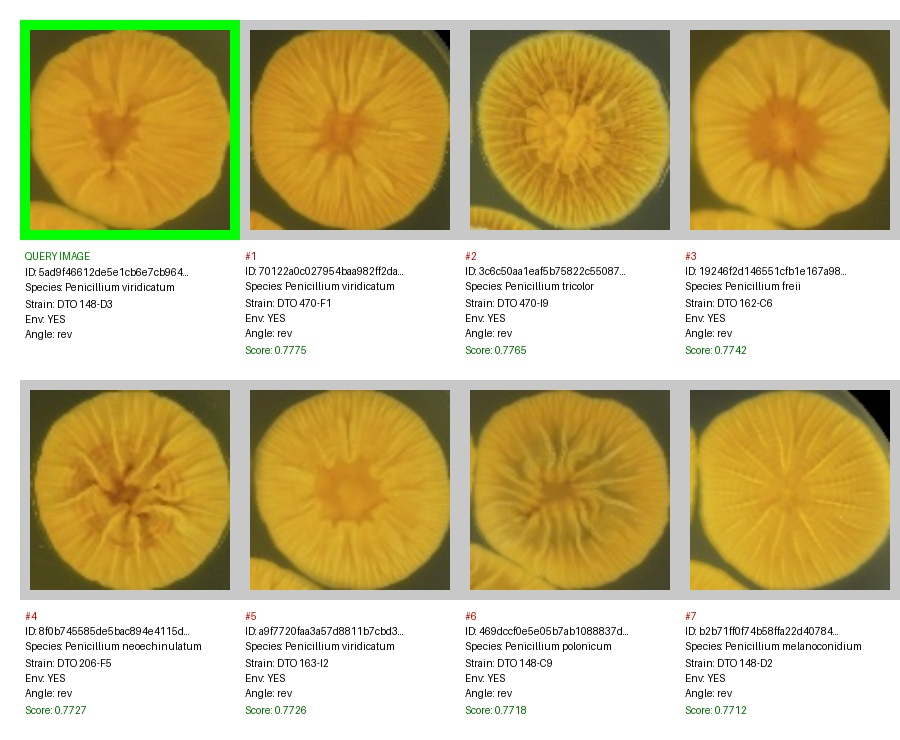
#> input picture examples/5ad9f46612de5e1cb6e7cb9643f060f2_hog.jpg, 900 x 740 px, given in place of 5ad9f46612de5e1cb6e7cb9643f060f2.jpg, which was not available
$ python test_visualization.py
#> lines starting #> are read from the running program, lines starting #| are printed output that depends on the picture; pictures that were not available may be replaced by others from this repository, and a replacement may not be noted
### visualize_prediction.py
"""
Visualization functions for species prediction results.
Displays K nearest neighbors per environment in a grid layout.
"""
import os
import cv2
import numpy as np
from typing import Dict, List, Any, Optional, Tuple
from PIL import Image, ImageDraw, ImageFont


def generate_distinct_color(species_name: str, ground_truth: str) -> Tuple[int, int, int]:
    """
    Generate a distinct color for a species based on its name.
    Ground truth species always gets green.
    Other species get distinct colors from a predefined palette.

    Args:
        species_name: Name of the species
        ground_truth: Name of the ground truth species

    Returns:
        RGB color tuple (for BGR format, will be reversed when used)
    """
    if species_name == ground_truth:
        return (0, 255, 0)  # Green for ground truth

    # Predefined color palette (avoiding green for ground truth)
    # These are vibrant, distinct colors in RGB format
    COLOR_PALETTE = [
        (255, 0, 0),      # Red
        (0, 0, 255),      # Blue
        (255, 165, 0),    # Orange
        (148, 0, 211),    # Purple
        (255, 20, 147),   # Deep Pink
        (0, 191, 255),    # Deep Sky Blue
        (255, 215, 0),    # Gold
        (220, 20, 60),    # Crimson
        (138, 43, 226),   # Blue Violet
        (255, 105, 180),  # Hot Pink
        (70, 130, 180),   # Steel Blue
        (255, 69, 0),     # Red Orange
        (186, 85, 211),   # Medium Orchid
        (30, 144, 255),   # Dodger Blue
        (255, 140, 0),    # Dark Orange
    ]

    # Use hash to consistently assign the same color to the same species
    hash_val = abs(hash(species_name))
    color_index = hash_val % len(COLOR_PALETTE)

    return COLOR_PALETTE[color_index]


def visualize_prediction_by_environment(
    prediction_result: Dict[str, Any],
    segmented_image_dir: str,
    output_path: str,
    k: int = 7,
    thumbnail_size: Tuple[int, int] = (150, 150),
    text_color: Tuple[int, int, int] = (0, 0, 0),
    bg_color: Tuple[int, int, int] = (255, 255, 255),
    border_width: int = 8
) -> None:
    """
    Create a visualization showing query images and their K nearest neighbors per environment.

    Layout:
    - Title section with metadata (ground truth, predicted species, strategy info)
    - Grid layout: Each row represents one environment
    - First column: Query image from that environment
    - Columns 2-(k+1): K nearest neighbors for that query
    - Green borders: Ground truth species matches
    - Red borders: False predictions

    Args:
        prediction_result: Result dictionary from predict_segment_group()
        segmented_image_dir: Directory containing segmented images
        output_path: Path to save the output visualization
        k: Number of nearest neighbors to display per query (default: 7)
        thumbnail_size: Size to resize each image to (width, height)
        text_color: RGB color for text
        bg_color: RGB color for background
        border_width: Width of colored border around images
    """
#> called with segmented_image_dir = './examples', output_path = './test_visualization.jpg', k = 7, thumbnail_size = (150, 150), text_color = (0, 0, 0), bg_color = (255, 255, 255), border_width = 8
    # Extract metadata from prediction result
    ground_truth = prediction_result['ground_truth']
    predicted_specy = prediction_result['predicted_specy']
    is_correct = prediction_result['correct']
    confidence = prediction_result['predicted_confidence']
    feature_extractor = prediction_result['feature_extractor']
    aggregation_strategy = prediction_result['strategy'].upper()
    raw_results = prediction_result['raw_results']
    aggregated_results = prediction_result.get('aggregated_results', [])

    # Create a species-to-rank mapping for quick lookup
    species_rank_map = {}
    for rank, agg_result in enumerate(aggregated_results, start=1):
        specy = agg_result.get('specy', agg_result.get('species', 'unknown'))
        species_rank_map[specy] = rank

    # Determine environment strategy
    env_filter = prediction_result.get('environment')
    if env_filter is None:
        env_strategy = "E1 (Same Environment)"
    elif env_filter.lower() == "all":
        env_strategy = "E2 (All Environments)"
    else:
        env_strategy = f"E3 ({env_filter})"

    # Sort raw_results by environment for consistent ordering
    raw_results_sorted = sorted(raw_results, key=lambda x: x.get('query_environment', ''))

    num_environments = len(raw_results_sorted)
    if num_environments == 0:
        raise ValueError("No raw results found in prediction_result")

    # Layout parameters
    img_width, img_height = thumbnail_size
    text_height = 90  # Height for text below each image (5 lines of text)
    header_height = 180  # Increased height for title section + ranking legend
    padding = 15
    row_spacing = 100  # Extra gap between rows to prevent overlap

    # Calculate canvas dimensions
    images_per_row = k + 1  # Query + K neighbors
    canvas_width = images_per_row * (img_width + padding) + padding
    canvas_height = (header_height +
                     num_environments * (img_height + text_height + padding + row_spacing) +
                     padding)

    # Create canvas
    canvas_bgr = np.full((canvas_height, canvas_width, 3), bg_color, dtype=np.uint8)
    canvas_pil = Image.fromarray(cv2.cvtColor(canvas_bgr, cv2.COLOR_BGR2RGB))
#> canvas_pil: PIL image 1335x1260 RGB; every value is 255
    draw = ImageDraw.Draw(canvas_pil)

    # Load fonts
    try:
        font_title = ImageFont.truetype("/usr/share/fonts/truetype/liberation/LiberationSans-Bold.ttf", 16)
        font_subtitle = ImageFont.truetype("/usr/share/fonts/truetype/liberation/LiberationSans-Bold.ttf", 13)
        font_normal = ImageFont.truetype("/usr/share/fonts/truetype/liberation/LiberationSans-Regular.ttf", 11)
        font_small = ImageFont.truetype("/usr/share/fonts/truetype/liberation/LiberationSans-Regular.ttf", 9)
    except:
        try:
            font_title = ImageFont.truetype("arial.ttf", 16)
            font_subtitle = ImageFont.truetype("arial.ttf", 13)
            font_normal = ImageFont.truetype("arial.ttf", 11)
            font_small = ImageFont.truetype("arial.ttf", 9)
        except:
            font_title = ImageFont.load_default()
            font_subtitle = ImageFont.load_default()
            font_normal = ImageFont.load_default()
            font_small = ImageFont.load_default()

    # Helper function to add text
    def put_text(text: str, position: Tuple[int, int], font: Any,
                 color: Optional[Tuple[int, int, int]] = None) -> int:
#> called with text = 'FALSE PREDICTION', position = (15, 15), color = (200, 0, 0)
        if color is None:
            color = text_color
        draw.text(position, text, font=font, fill=color)
        bbox = draw.textbbox(position, text, font=font)
#> bbox = (15, 18, 170, 30)
        return bbox[3]  # Return bottom y coordinate

    # Draw header section with two columns
    header_y = 15

    # LEFT COLUMN: Prediction metadata
    left_x = padding

    # Title with color based on correctness
    title_color = (0, 150, 0) if is_correct else (200, 0, 0)
    status = "CORRECT PREDICTION" if is_correct else "FALSE PREDICTION"
    header_y = put_text(status, (left_x, header_y), font_title, title_color) + 8
#> header_y = 38

    # Prediction details
    header_y = put_text(f"Ground Truth: {ground_truth}", (left_x, header_y), font_subtitle, (0, 100, 0)) + 5
#> header_y = 58
    pred_color = (0, 100, 0) if is_correct else (200, 0, 0)
    header_y = put_text(f"Predicted: {predicted_specy} (Confidence: {confidence:.3f})",
                       (left_x, header_y), font_subtitle, pred_color) + 5
#> header_y = 78

    # Strategy info
    strategy_text = f"Strategy: {env_strategy} | Aggregation: {aggregation_strategy}"
    header_y = put_text(strategy_text, (left_x, header_y), font_normal, (80, 80, 80)) + 3
#> header_y = 93
    feature_text = f"Feature: {feature_extractor} | K={k}"
    put_text(feature_text, (left_x, header_y), font_normal, (80, 80, 80))

    # RIGHT COLUMN: Aggregated results ranking
    if aggregated_results:
        # Calculate right column position (roughly half the canvas width)
        right_x = canvas_width // 2 + 20
        rank_y = 15

        # Title for ranking
        put_text("Aggregated Results:", (right_x, rank_y), font_subtitle, (80, 80, 80))
        rank_y += 22
#> rank_y = 37

        max_species_to_show = min(8, len(aggregated_results))  # Show top 8 species

        for rank, agg_result in enumerate(aggregated_results[:max_species_to_show], start=1):
            specy = agg_result.get('specy', agg_result.get('species', 'unknown'))
            score = agg_result.get('score', 0.0)

            # Get species color
            species_color = generate_distinct_color(specy, ground_truth)

            # Draw rank badge (small circle with number)
            badge_size = 18
            badge_x = right_x
            badge_y_center = rank_y + 5

            draw.ellipse(
                [(badge_x, badge_y_center - badge_size//2),
                 (badge_x + badge_size, badge_y_center + badge_size//2)],
                fill=species_color,
                outline=(255, 255, 255),
                width=1
            )

            # Draw rank number
            rank_text = str(rank)
            bbox = draw.textbbox((0, 0), rank_text, font=font_small)
            text_width = bbox[2] - bbox[0]
            text_height = bbox[3] - bbox[1]
            rank_text_x = badge_x + (badge_size - text_width) // 2
            rank_text_y = badge_y_center - text_height // 2 - 1
            draw.text((rank_text_x, rank_text_y), rank_text, fill=(255, 255, 255), font=font_small)

            # Draw species name and score
            text_x = badge_x + badge_size + 8
            # Truncate species name to fit in right column
            max_species_len = 30
            species_display = specy[:max_species_len] + "..." if len(specy) > max_species_len else specy
            put_text(f"{species_display}: {score:.4f}", (text_x, rank_y), font_small, species_color)

            rank_y += 16
#> this loop made 2 passes
#> (badge_y_center, text_width, text_height, rank_text_x, rank_text_y, rank_y) on passes 1 to 2: (42, 5, 7, 693, 38, 53), (58, 5, 7, 693, 54, 69)
#> after the loop, rank_y = 69

    # Draw separator line
    line_y = header_height - 10
    draw.line([(padding, line_y), (canvas_width - padding, line_y)], fill=(150, 150, 150), width=2)

    # Process each environment (each row)
    current_y = header_height + padding
    images_loaded = 0

    for env_idx, raw_result in enumerate(raw_results_sorted):
        query_image_id = raw_result['query_image_id']
        query_environment = raw_result.get('query_environment', 'unknown')
        neighbors = raw_result['neighbors'][:k]  # Limit to k neighbors

        # Load and prepare query image
        query_image_path = os.path.join(segmented_image_dir, f"{query_image_id}.jpg")
        query_img = cv2.imread(query_image_path)
#> query_img is the input picture: shape (740, 900, 3); mean B, G, R 138.5, 188.8, 204.6

        if query_img is None or query_img.size == 0:
            # Try without .jpg extension in case it's already included
            alt_path = os.path.join(segmented_image_dir, query_image_id)
            if os.path.exists(alt_path):
                query_img = cv2.imread(alt_path)

            if query_img is None or query_img.size == 0:
                print(f"Warning: Failed to load query image from:")
                print(f"  - {query_image_path}")
                print(f"  - {alt_path}")
                current_y += img_height + text_height + padding + row_spacing
                continue

        query_img_resized = cv2.resize(query_img, thumbnail_size)
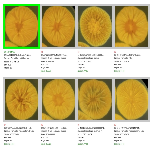
#> query_img_resized: shape (150, 150, 3); mean B, G, R 137.3, 188, 203.6
        images_loaded += 1

        # Query image border should always be green (ground truth color)
        # The query image represents the actual ground truth species
        query_border_rgb = (0, 255, 0)  # Always green for ground truth

        border_color_bgr = query_border_rgb[::-1]  # Convert RGB to BGR

        # Add border to query image
        query_with_border = cv2.copyMakeBorder(
            query_img_resized, border_width, border_width, border_width, border_width,
            cv2.BORDER_CONSTANT, value=border_color_bgr
        )
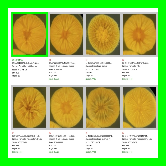
#> query_with_border: shape (166, 166, 3); mean B, G, R 112.1, 200.3, 166.2

        # Place query image (first column)
        x_offset = padding
        query_pil = Image.fromarray(cv2.cvtColor(query_with_border, cv2.COLOR_BGR2RGB))
        canvas_pil.paste(query_pil, (x_offset, current_y))
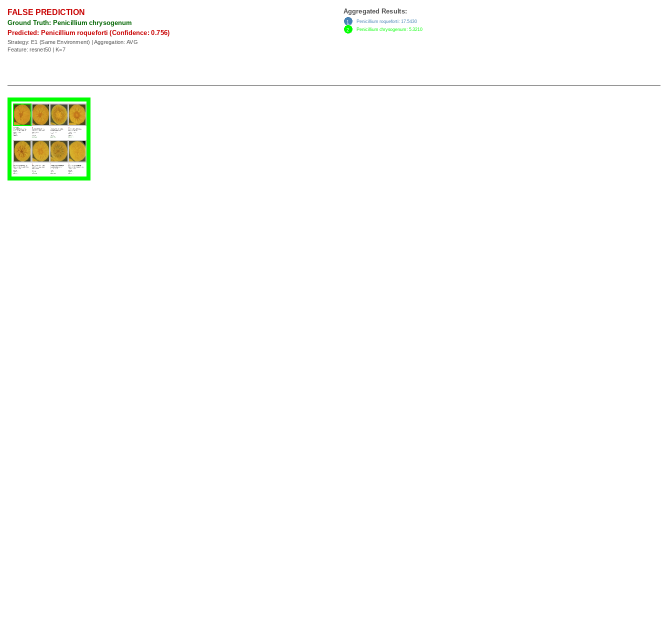
#> canvas_pil: PIL image 1335x1260 RGB (shown at 1/2 size); mean R, G, B 252.9, 253.4, 251.8

        # Add text below query image
        text_y = current_y + query_with_border.shape[0] + 5
        text_x = x_offset + 5

        put_text(f"QUERY", (text_x, text_y), font_subtitle, (80, 80, 200))
        text_y += 18
#> text_y = 384
        put_text(f"Env: {query_environment}", (text_x, text_y), font_small, (80, 80, 80))
        text_y += 14
#> text_y = 398
        put_text(f"ID: {query_image_id[:16]}...", (text_x, text_y), font_small, (100, 100, 100))

        # Place neighbor images (columns 2 to k+1)
        for neighbor_idx, neighbor in enumerate(neighbors):
            col = neighbor_idx + 1  # Start from column 1 (0 is query)
#> col = 1
            x_offset = padding + col * (img_width + padding)
#> x_offset = 180

            neighbor_image_id = neighbor['image_id']
            neighbor_specy = neighbor.get('specy', 'unknown')
            neighbor_strain = neighbor.get('strain', 'unknown')
            neighbor_env = neighbor.get('environment', 'unknown')
            neighbor_score = neighbor.get('score', 0.0)

            # Load neighbor image
            neighbor_image_path = os.path.join(segmented_image_dir, f"{neighbor_image_id}.jpg")
            neighbor_img = cv2.imread(neighbor_image_path)
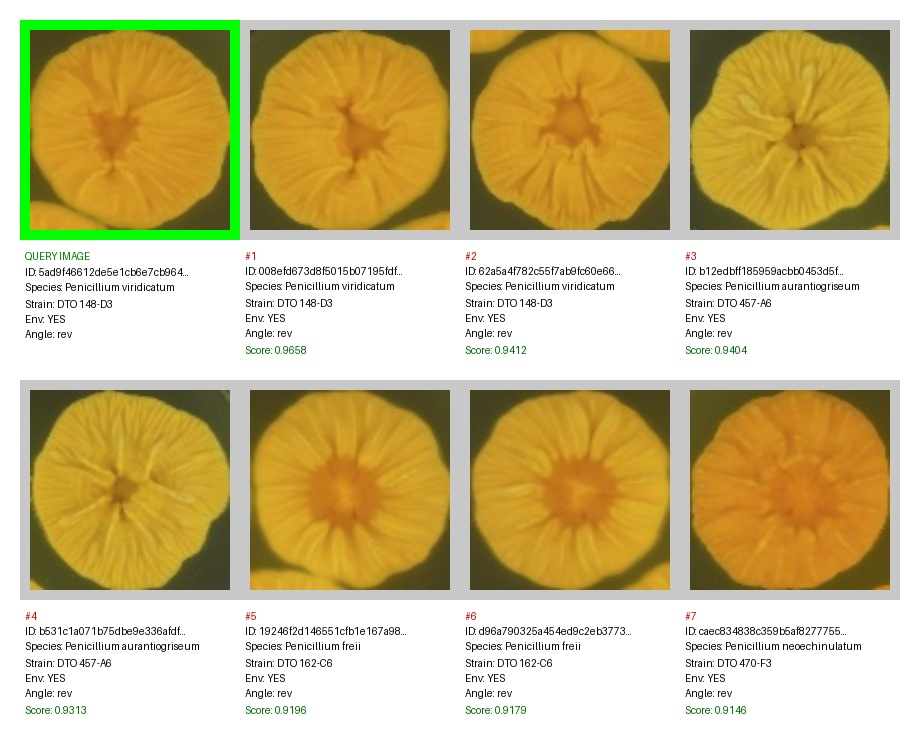
#> input picture examples/5ad9f46612de5e1cb6e7cb9643f060f2_resnet50.jpg, 900 x 740 px, given in place of 5d54ad461ecd52969c1f7927c0bc617b.jpg, which was not available
#> neighbor_img is the input picture: shape (740, 900, 3); mean B, G, R 137.2, 187.8, 205.4

            if neighbor_img is None or neighbor_img.size == 0:
                # Try without .jpg extension
                alt_path = os.path.join(segmented_image_dir, neighbor_image_id)
                if os.path.exists(alt_path):
                    neighbor_img = cv2.imread(alt_path)

                if neighbor_img is None or neighbor_img.size == 0:
                    print(f"Warning: Failed to load neighbor image from:")
                    print(f"  - {neighbor_image_path}")
                    print(f"  - {alt_path}")
                    continue

            neighbor_img_resized = cv2.resize(neighbor_img, thumbnail_size)
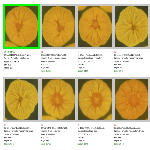
#> neighbor_img_resized: shape (150, 150, 3); mean B, G, R 136, 187, 204.3
            images_loaded += 1

            # Generate distinct color based on species name
            species_color_rgb = generate_distinct_color(neighbor_specy, ground_truth)
            neighbor_border_color = species_color_rgb[::-1]  # Convert RGB to BGR for OpenCV
            neighbor_text_color = species_color_rgb  # Keep RGB for PIL text

            # Add border to neighbor image
            neighbor_with_border = cv2.copyMakeBorder(
                neighbor_img_resized, border_width, border_width, border_width, border_width,
                cv2.BORDER_CONSTANT, value=neighbor_border_color
            )
#> (the rest of the program and of its run is left out)
